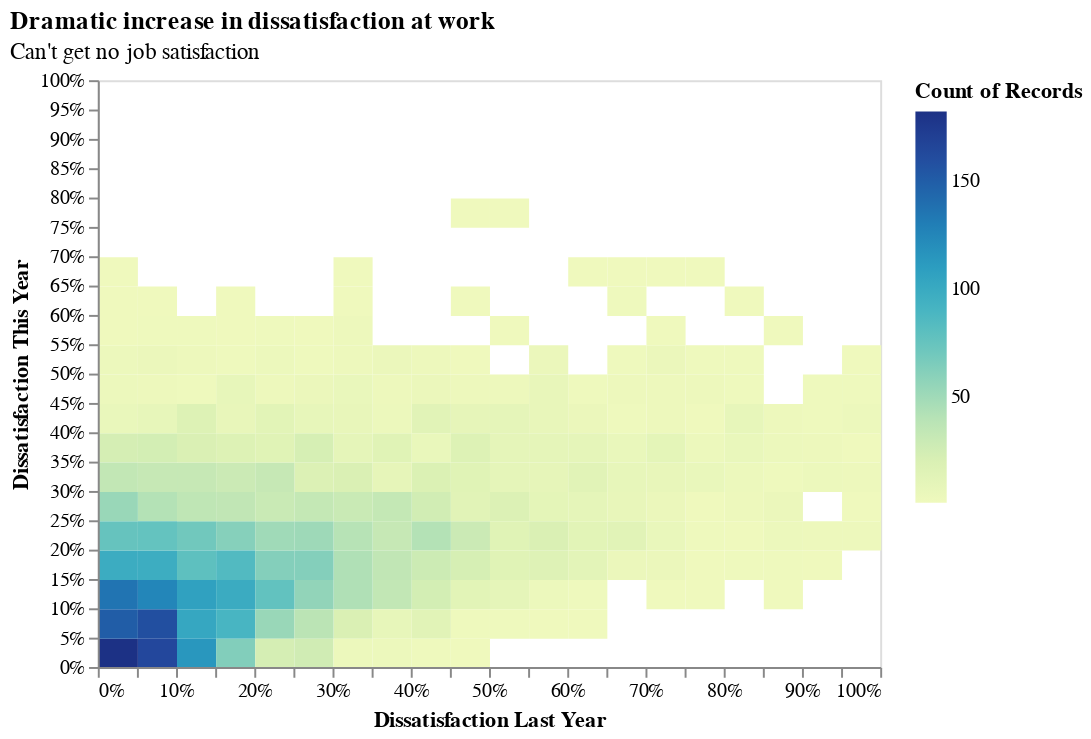

Notebook cell for this chart:
### Markdown cell above
**Question 1.5** 
<br> {points: 5}

Improve the plot provided by the EDV party. 

This is a bit of an ambiguous question so we are providing you with some directions to help pass the tests.

- Use the "default" theme.
- Use `.mark_rect()` for the plotting type. 
- Makes sure you are mapping the columns `dissatisfaction_last_year` and `dissatisfaction_this_year` to the x and y-axis respectively and the count of observations to the colour channel. 
- For the x-axis, set `maxbins` to 30. 
- For the y-axis set `maxbins` to 30 and `extent=(0, 1)` within `alt.Bin()`.
- We will be checking for proper titles and well-formated axes labels, titles and subtitles. 
- Format the axis so that it is showing a percentage instead of a proportion


*Save the plot in an object named `workers_new_plot`.*

### Code cell
alt.themes.enable('default');
workers_new_plot = alt.Chart(job_satisfaction_df, title=title).mark_rect().encode(
    alt.X('dissatisfaction_last_year', title='Dissatisfaction Last Year', bin=alt.Bin(maxbins=30),
         axis=alt.Axis(format='%')),
    alt.Y('dissatisfaction_this_year', title='Dissatisfaction This Year', 
          bin=alt.Bin(maxbins=30, extent=(0, 1)),
         axis=alt.Axis(format='%')),
    alt.Color('count()'))
workers_new_plot

### Figure 1 — Vega-Lite specification as saved in the notebook (floating-point values rounded to 4 significant figures; data arrays with more than 128 entries replaced by an {"elided": "..."} marker saying what was removed)
{"config": {"view": {"continuousWidth": 400, "continuousHeight": 300}}, "data": {"name": "data-91552396a47f89f70a9380f74b44f43a"}, "mark": "rect", "encoding": {"color": {"type": "quantitative", "aggregate": "count"}, "x": {"type": "quantitative", "axis": {"format": "%"}, "bin": {"maxbins": 30}, "field": "dissatisfaction_last_year", "title": "Dissatisfaction Last Year"}, "y": {"type": "quantitative", "axis": {"format": "%"}, "bin": {"extent": [0, 1], "maxbins": 30}, "field": "dissatisfaction_this_year", "title": "Dissatisfaction This Year"}}, "title": {"text": "Dramatic increase in dissatisfaction at work", "anchor": "start", "subtitle": "Can't get no job satisfaction"}, "$schema": "https://vega.github.io/schema/vega-lite/v4.8.1.json", "datasets": {"data-91552396a47f89f70a9380f74b44f43a": {"elided": "4451 records"}}}
